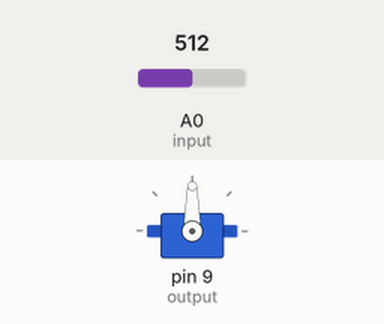
The sketch below on a simulated Arduino Uno, built with avr-gcc and run on an emulated ATmega328P. Parts: servo. The test bench sets the inputs (shaded band); at power-on: A0 (input) = 512.

Above: at 1.2 s.
1.3 s: A0 (input) set to 492
At 1.45 s:
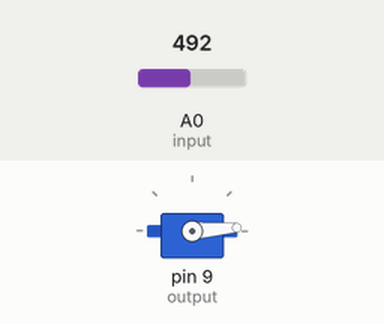
At 2.05 s:
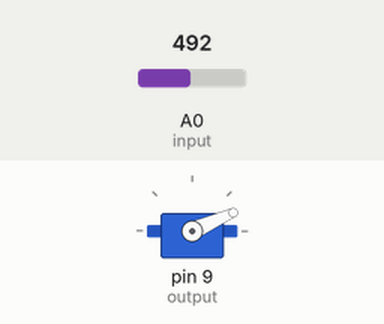
Timing chart, 0 to 13.3 s (numbered marks = the images above; inputs shaded):
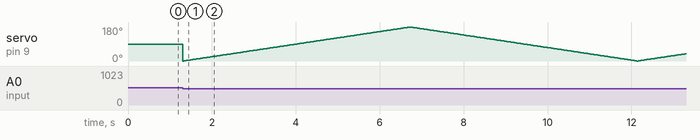

Measured:
- the behaviour switches between 500 and 499 on A0 (input) (found by bisection; images 0 and 1)

The sketch:

moist_sensor.ino
```cpp
#include<Servo.h>
Servo s;
int input = A0;
int output = 9;
void setup() {
pinMode(A0,INPUT);
pinMode(output,OUTPUT);
s.attach(9);

}

void loop() {
int value = analogRead(input);
Serial.println(value);
int threshold = 500;
if(value<threshold)
{
  for (int i=0;i<180;i++)
  {
    s.write(i);
    delay(30);

  }
  for(int i=180;i>0;i--)
  {
    s.write(i);
    delay(30);

  }
}
Serial.println(value);
}
```
